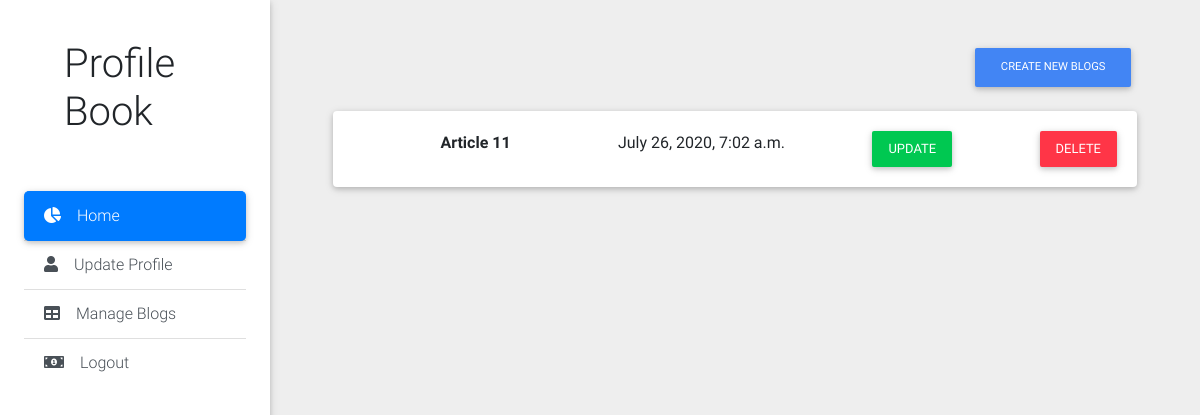
The page /blog/view/ (signed in) on the database as committed earlier.
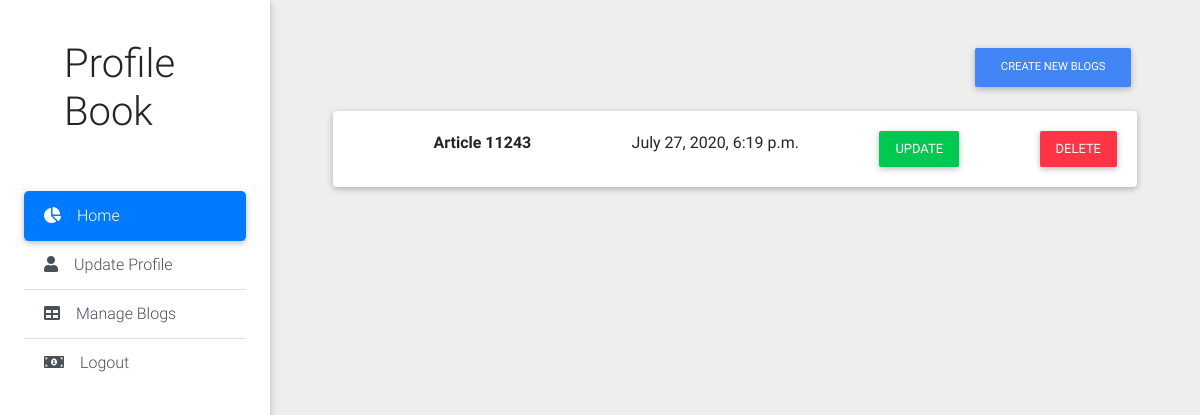
The same page on the database as committed later.
### blog/models.py (models this page shows, shortened)
class Blog(models.Model):
    author = models.ForeignKey(USER, on_delete=models.CASCADE)
    title = models.CharField(max_length=200)
    date_created = models.DateTimeField(auto_now=True)
    date_updated = models.DateTimeField(auto_now_add=True)
    images = models.ImageField(default=None)
    content = models.TextField()

### blog/views.py (the view)
# urls.py: path('view/',views.BlogView.as_view(),name='blog'),
class BlogView(ListView):
    template_name = 'blog/yourbloglist.html'
    def get_queryset(self):
        return Blog.objects.filter(author = self.request.user.id)

### blog/templates/blog/yourbloglist.html (shortened to what this page needs)
{% extends 'user/base.html' %}
{% load static %}
{% block content %}
    <main class="pt-5 mx-lg-5">
    <div class="container-fluid">
    <div class="create-blog mb-4" style="float: right">
    <form class="d-flex" method="post" action="{% url 'blog:create' %}">
          <button class="btn btn-primary btn-md my-0" type="submit">
            Create New Blogs
          </button>
    </form>
    </div>
 <br clear="all">
{% for blog in object_list %}
      <div class="card mb-4 wow ">
        <div class="card-body-detail d-sm-flex justify-content-between">
                              <b>{{ blog.title }}</b> &nbsp;&nbsp;&nbsp;&nbsp;
                              {{ blog.date_created }}
            <form method="get" action="{% url 'blog:update' blog.pk %}">
                <button type="submit" class="btn btn-success m-0 pl-3 pr-3 pt-2 pb-2">Update</button>
                  </form>
            <form method="post" action="{% url 'blog:delete' blog.pk %}">
                <button type="submit" class="btn btn-danger m-0 pl-3 pr-3 pt-2 pb-2">Delete</button>
                  </form>
            </div>
        </div>
      </div>
    {% endfor %}
  </main>
{% endblock %}

Rows that differ between the two databases and show on the page:
removed Blog: title "Article 11", date_created "July 26, 2020, 7:02 a.m."
added Blog: title "Article 11243", date_created "July 27, 2020, 6:19 p.m."
